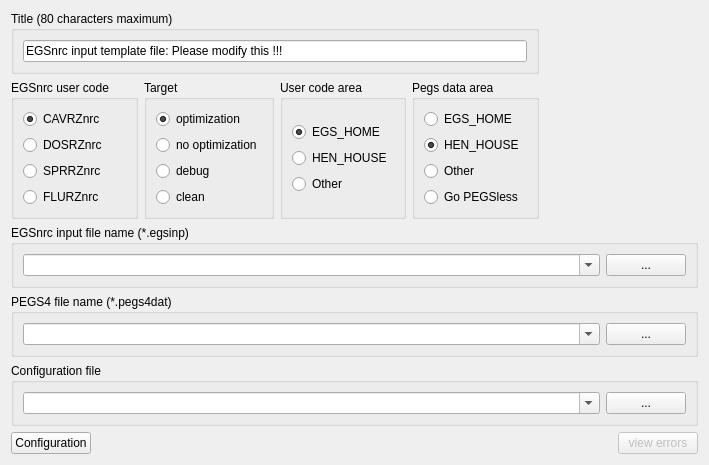
     <widget class="QWidget" name="GItab">
      <attribute name="title">
       <string>General</string>
      </attribute>
      <layout class="QHBoxLayout" name="horizontalLayout_18">
       <item>
        <layout class="QVBoxLayout">
         <item>
          <layout class="QGridLayout">
           <item row="1" column="0">
            <layout class="QHBoxLayout">
             <item>
              <widget class="QGroupBox" name="UserCodeButtonGroup">
               <property name="toolTip">
                <string/>
               </property>
               <property name="title">
                <string>EGSnrc user code</string>
               </property>
               <layout class="QVBoxLayout">
                <item>
                 <widget class="QRadioButton" name="cavrzRadioButton">
                  <property name="toolTip">
                   <string>calculates quantities of interest for right cylindrical ion chambers</string>
                  </property>
                  <property name="whatsThis">
                   <string>calculates quantities of interest for right cylindrical ion chambers</string>
                  </property>
                  <property name="text">
                   <string>CAVRZnrc</string>
                  </property>
                  <property name="checked">
                   <bool>true</bool>
                  </property>
                 </widget>
                </item>
                <item>
                 <widget class="QRadioButton" name="dosrzRadioButton">
                  <property name="toolTip">
                   <string>scores dose deposited by a photon or electron beam in a right cylindrical geometry</string>
                  </property>
                  <property name="whatsThis">
                   <string>scores dose deposited by a photon or electron beam in a right cylindrical geometry</string>
                  </property>
                  <property name="text">
                   <string>DOSRZnrc</string>
                  </property>
                 </widget>
                </item>
                <item>
                 <widget class="QRadioButton" name="sprrzRadioButton">
                  <property name="focusPolicy">
                   <enum>Qt::NoFocus</enum>
                  </property>
                  <property name="toolTip">
                   <string>calculates medium to air stopping power ratios in right cylindrical geometries</string>
                  </property>
                  <property name="whatsThis">
                   <string>calculates medium to air stopping power ratios in right cylindrical geometries</string>
                  </property>
                  <property name="text">
                   <string>SPRRZnrc</string>
                  </property>
                 </widget>
                </item>
                <item>
                 <widget class="QRadioButton" name="flurzRadioButton">
                  <property name="toolTip">
                   <string>fluence spectra scored by summing track lengths in a zone</string>
                  </property>
                  <property name="whatsThis">
                   <string>fluence spectra scored by summing track lengths in a zone</string>
                  </property>
                  <property name="text">
                   <string>FLURZnrc</string>
                  </property>
                 </widget>
                </item>
               </layout>
              </widget>
             </item>
             <item>
              <widget class="QGroupBox" name="TargetbuttonGroup">
               <property name="title">
                <string>Target</string>
               </property>
               <layout class="QVBoxLayout">
                <item>
                 <layout class="QVBoxLayout">
                  <item>
                   <widget class="QRadioButton" name="OptradioButton">
                    <property name="text">
                     <string>optimization</string>
                    </property>
                    <property name="checked">
                     <bool>true</bool>
                    </property>
                   </widget>
                  </item>
                  <item>
                   <widget class="QRadioButton" name="NoOptradioButton">
                    <property name="text">
                     <string>no optimization</string>
                    </property>
                   </widget>
                  </item>
                  <item>
                   <widget class="QRadioButton" name="DebugradioButton">
                    <property name="text">
                     <string>debug</string>
                    </property>
                   </widget>
                  </item>
                  <item>
                   <widget class="QRadioButton" name="CleanradioButton">
                    <property name="text">
                     <string>clean</string>
                    </property>
                   </widget>
                  </item>
                 </layout>
                </item>
               </layout>
              </widget>
             </item>
             <item>
              <widget class="QGroupBox" name="UserCodeAreaButtonGroup">
               <property name="toolTip">
                <string>Select default area for user code and pegs4 data location</string>
               </property>
               <property name="title">
                <string>User code area</string>
               </property>
               <layout class="QVBoxLayout">
                <item>
                 <layout class="QVBoxLayout">
                  <item>
                   <widget class="QRadioButton" name="HOMERadioButton">
                    <property name="text">
                     <string>EGS_HOME</string>
                    </property>
                    <property name="checked">
                     <bool>true</bool>
                    </property>
                   </widget>
                  </item>
                  <item>
                   <widget class="QRadioButton" name="HEN_HOUSERadioButton">
                    <property name="text">
                     <string>HEN_HOUSE</string>
                    </property>
                   </widget>
                  </item>
                  <item>
                   <widget class="QRadioButton" name="OtherAreaRadioButton">
                    <property name="text">
                     <string>Other</string>
                    </property>
                   </widget>
                  </item>
                 </layout>
                </item>
               </layout>
              </widget>
             </item>
             <item>
              <widget class="QGroupBox" name="PEGSDataAreaButtonGroup">
               <property name="title">
                <string>Pegs data area</string>
               </property>
               <layout class="QVBoxLayout">
                <item>
                 <layout class="QVBoxLayout">
                  <item>
                   <widget class="QRadioButton" name="HOMEPegsRadioButton">
                    <property name="text">
                     <string>EGS_HOME</string>
                    </property>
                   </widget>
                  </item>
                  <item>
                   <widget class="QRadioButton" name="HEN_HOUSEPegsRadioButton">
                    <property name="text">
                     <string>HEN_HOUSE</string>
                    </property>
                    <property name="checked">
                     <bool>true</bool>
                    </property>
                   </widget>
                  </item>
                  <item>
                   <widget class="QRadioButton" name="OtherPegsAreaRadioButton">
                    <property name="text">
                     <string>Other</string>
                    </property>
                   </widget>
                  </item>
                  <item>
                   <widget class="QRadioButton" name="PEGSlessRadioButton">
                    <property name="text">
                     <string>Go PEGSless</string>
                    </property>
                   </widget>
                  </item>
                 </layout>
                </item>
               </layout>
              </widget>
             </item>
            </layout>
           </item>
           <item row="0" column="0">
            <widget class="QGroupBox" name="TitleGroupBox">
             <property name="toolTip">
              <string>title is maximum 80 characters wide</string>
             </property>
             <property name="whatsThis">
              <string>title is maximum 80 characters wide</string>
             </property>
             <property name="title">
              <string>Title (80 characters maximum)</string>
             </property>
             <layout class="QVBoxLayout">
              <item>
               <widget class="QLineEdit" name="TitleEdit">
                <property name="sizePolicy">
                 <sizepolicy hsizetype="Expanding" vsizetype="Fixed">
                  <horstretch>0</horstretch>
                  <verstretch>0</verstretch>
                 </sizepolicy>
                </property>
                <property name="toolTip">
                 <string>title is maximum 80 characters wide</string>
                </property>
                <property name="whatsThis">
                 <string>title is maximum 80 characters wide</string>
                </property>
                <property name="text">
                 <string>EGSnrc input template file: Please modify this !!!</string>
                </property>
                <property name="maxLength">
                 <number>80</number>
                </property>
               </widget>
              </item>
             </layout>
            </widget>
           </item>
           <item row="0" column="1" rowspan="2">
            <widget class="QLabel" name="theguyLabel">
             <property name="sizePolicy">
              <sizepolicy hsizetype="Fixed" vsizetype="Fixed">
               <horstretch>0</horstretch>
               <verstretch>0</verstretch>
              </sizepolicy>
             </property>
             <property name="minimumSize">
              <size>
               <width>153</width>
               <height>200</height>
              </size>
             </property>
             <property name="maximumSize">
              <size>
               <width>181</width>
               <height>185</height>
              </size>
             </property>
             <property name="frameShape">
              <enum>QFrame::Box</enum>
             </property>
             <property name="lineWidth">
              <number>0</number>
             </property>
             <property name="scaledContents">
              <bool>true</bool>
             </property>
             <property name="wordWrap">
              <bool>false</bool>
             </property>
            </widget>
           </item>
          </layout>
         </item>
         <item>
          <layout class="QVBoxLayout">
           <item>
            <widget class="QGroupBox" name="InputFileGroupBox">
             <property name="toolTip">
              <string>select input file in current user code area.</string>
             </property>
             <property name="whatsThis">
              <string>select input file in current user code area.</string>
             </property>
             <property name="title">
              <string>EGSnrc input file name (*.egsinp)</string>
             </property>
             <layout class="QHBoxLayout">
              <item>
               <layout class="QHBoxLayout">
                <item>
                 <widget class="QComboBox" name="InputFileComboBox">
                  <property name="sizePolicy">
                   <sizepolicy hsizetype="Minimum" vsizetype="Fixed">
                    <horstretch>232</horstretch>
                    <verstretch>0</verstretch>
                   </sizepolicy>
                  </property>
                  <property name="minimumSize">
                   <size>
                    <width>65</width>
                    <height>0</height>
                   </size>
                  </property>
                  <property name="toolTip">
                   <string>select input file in current user code area.</string>
                  </property>
                  <property name="whatsThis">
                   <string>select input file in current user code area.</string>
                  </property>
                  <property name="editable">
                   <bool>true</bool>
                  </property>
                  <property name="currentIndex">
                   <number>-1</number>
                  </property>
                  <property name="insertPolicy">
                   <enum>QComboBox::InsertAtTop</enum>
                  </property>
                  <property name="autoCompletion">
                   <bool>true</bool>
                  </property>
                  <property name="duplicatesEnabled">
                   <bool>false</bool>
                  </property>
                 </widget>
                </item>
                <item>
                 <widget class="QPushButton" name="OpenFileButton">
                  <property name="sizePolicy">
                   <sizepolicy hsizetype="Minimum" vsizetype="Fixed">
                    <horstretch>1</horstretch>
                    <verstretch>0</verstretch>
                   </sizepolicy>
                  </property>
                  <property name="toolTip">
                   <string>load EGSnrc input file using an Open File Dialog.</string>
                  </property>
                  <property name="text">
                   <string>...</string>
                  </property>
                  <property name="autoDefault">
                   <bool>false</bool>
                  </property>
                 </widget>
                </item>
               </layout>
              </item>
             </layout>
            </widget>
           </item>
           <item>
            <widget class="QGroupBox" name="pegs4GroupBox">
             <property name="toolTip">
              <string>select pegs4 file in current pegs data area.</string>
             </property>
             <property name="whatsThis">
              <string>select pegs4 file in current pegs data area.</string>
             </property>
             <property name="title">
              <string>PEGS4 file name (*.pegs4dat)</string>
             </property>
             <layout class="QHBoxLayout">
              <item>
               <layout class="QHBoxLayout">
                <item>
                 <widget class="QComboBox" name="pegs4ComboBox">
                  <property name="sizePolicy">
                   <sizepolicy hsizetype="Minimum" vsizetype="Fixed">
                    <horstretch>232</horstretch>
                    <verstretch>0</verstretch>
                   </sizepolicy>
                  </property>
                  <property name="toolTip">
                   <string>select pegs4 file in current pegs data area.</string>
                  </property>
                  <property name="whatsThis">
                   <string>select pegs4 file in current pegs data area.</string>
                  </property>
                  <property name="editable">
                   <bool>true</bool>
                  </property>
                  <property name="insertPolicy">
                   <enum>QComboBox::InsertAtTop</enum>
                  </property>
                  <property name="autoCompletion">
                   <bool>true</bool>
                  </property>
                 </widget>
                </item>
                <item>
                 <widget class="QPushButton" name="Pegs4FileButton">
                  <property name="sizePolicy">
                   <sizepolicy hsizetype="Minimum" vsizetype="Fixed">
                    <horstretch>1</horstretch>
                    <verstretch>0</verstretch>
                   </sizepolicy>
                  </property>
                  <property name="toolTip">
                   <string>load pegs4 file using an Open File Dialog.</string>
                  </property>
                  <property name="text">
                   <string>...</string>
                  </property>
                  <property name="autoDefault">
                   <bool>false</bool>
                  </property>
                 </widget>
                </item>
               </layout>
              </item>
             </layout>
            </widget>
           </item>
           <item>
            <widget class="QGroupBox" name="groupBox57">
             <property name="title">
              <string>Configuration file</string>
             </property>
             <layout class="QHBoxLayout">
              <item>
               <layout class="QHBoxLayout">
                <item>
                 <widget class="QComboBox" name="CONFcomboBox">
                  <property name="sizePolicy">
                   <sizepolicy hsizetype="Minimum" vsizetype="Fixed">
                    <horstretch>232</horstretch>
                    <verstretch>0</verstretch>
                   </sizepolicy>
                  </property>
                  <property name="editable">
                   <bool>true</bool>
                  </property>
                  <property name="insertPolicy">
                   <enum>QComboBox::InsertAtTop</enum>
                  </property>
                  <property name="autoCompletion">
                   <bool>true</bool>
                  </property>
                  <property name="duplicatesEnabled">
                   <bool>false</bool>
                  </property>
                 </widget>
                </item>
                <item>
                 <widget class="QPushButton" name="SPECButton">
                  <property name="sizePolicy">
                   <sizepolicy hsizetype="Minimum" vsizetype="Fixed">
                    <horstretch>1</horstretch>
                    <verstretch>0</verstretch>
                   </sizepolicy>
                  </property>
                  <property name="text">
                   <string>...</string>
                  </property>
                 </widget>
                </item>
               </layout>
              </item>
             </layout>
            </widget>
           </item>
           <item>
            <layout class="QHBoxLayout">
             <item>
              <widget class="QPushButton" name="ConfigurationButton">
               <property name="text">
                <string>Configuration</string>
               </property>
              </widget>
             </item>
             <item>
              <spacer name="spacer45">
               <property name="orientation">
                <enum>Qt::Horizontal</enum>
               </property>
               <property name="sizeType">
                <enum>QSizePolicy::Expanding</enum>
               </property>
               <property name="sizeHint" stdset="0">
                <size>
                 <width>521</width>
                 <height>21</height>
                </size>
               </property>
              </spacer>
             </item>
             <item>
              <widget class="QPushButton" name="logfileButton">
               <property name="enabled">
                <bool>false</bool>
               </property>
               <property name="toolTip">
                <string>enabled if errors detected reading the file</string>
               </property>
               <property name="whatsThis">
                <string>enabled if errors detected reading the file</string>
               </property>
               <property name="text">
                <string>view errors</string>
               </property>
               <property name="autoDefault">
                <bool>false</bool>
               </property>
              </widget>
             </item>
            </layout>
           </item>
          </layout>
         </item>
        </layout>
       </item>
      </layout>
     </widget>
